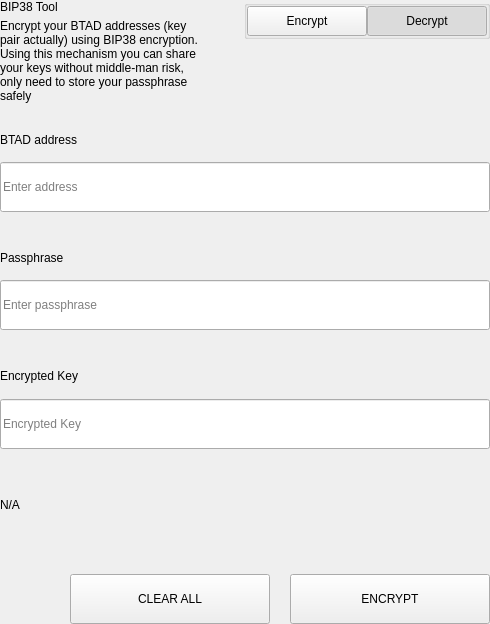
<?xml version="1.0" encoding="UTF-8"?>
<ui version="4.0">
 <class>SettingsBitToolWidget</class>
 <widget class="QWidget" name="SettingsBitToolWidget">
  <property name="geometry">
   <rect>
    <x>0</x>
    <y>0</y>
    <width>490</width>
    <height>624</height>
   </rect>
  </property>
  <property name="windowTitle">
   <string>Form</string>
  </property>
  <layout class="QVBoxLayout" name="verticalLayout">
   <property name="spacing">
    <number>0</number>
   </property>
   <property name="leftMargin">
    <number>0</number>
   </property>
   <property name="topMargin">
    <number>0</number>
   </property>
   <property name="rightMargin">
    <number>0</number>
   </property>
   <property name="bottomMargin">
    <number>0</number>
   </property>
   <item>
    <widget class="QWidget" name="left" native="true">
     <layout class="QVBoxLayout" name="verticalLayout_3">
      <property name="leftMargin">
       <number>0</number>
      </property>
      <property name="topMargin">
       <number>0</number>
      </property>
      <property name="rightMargin">
       <number>0</number>
      </property>
      <property name="bottomMargin">
       <number>0</number>
      </property>
      <item>
       <layout class="QVBoxLayout" name="verticalLayout_2">
        <property name="spacing">
         <number>0</number>
        </property>
        <item>
         <layout class="QHBoxLayout" name="horizontalLayout_3" stretch="3,1">
          <property name="spacing">
           <number>40</number>
          </property>
          <item>
           <layout class="QVBoxLayout" name="verticalLayoutTitle">
            <property name="spacing">
             <number>5</number>
            </property>
            <item>
             <widget class="QLabel" name="labelTitle">
              <property name="text">
               <string>BIP38 Tool</string>
              </property>
             </widget>
            </item>
            <item>
             <widget class="QLabel" name="labelSubtitle1">
              <property name="text">
               <string>Encrypt your BTAD addresses (key pair actually) using BIP38 encryption.
Using this mechanism you can share your keys without middle-man risk, only need to store your passphrase safely</string>
              </property>
              <property name="wordWrap">
               <bool>true</bool>
              </property>
             </widget>
            </item>
           </layout>
          </item>
          <item alignment="Qt::AlignTop">
           <widget class="QGroupBox" name="groupBox">
            <property name="title">
             <string/>
            </property>
            <property name="alignment">
             <set>Qt::AlignLeading|Qt::AlignLeft|Qt::AlignTop</set>
            </property>
            <layout class="QHBoxLayout" name="horizontalLayout_4">
             <property name="spacing">
              <number>0</number>
             </property>
             <property name="leftMargin">
              <number>0</number>
             </property>
             <property name="topMargin">
              <number>0</number>
             </property>
             <property name="rightMargin">
              <number>0</number>
             </property>
             <property name="bottomMargin">
              <number>0</number>
             </property>
             <item>
              <spacer name="horizontalSpacer">
               <property name="orientation">
                <enum>Qt::Horizontal</enum>
               </property>
               <property name="sizeHint" stdset="0">
                <size>
                 <width>40</width>
                 <height>20</height>
                </size>
               </property>
              </spacer>
             </item>
             <item>
              <widget class="QPushButton" name="pushLeft">
               <property name="minimumSize">
                <size>
                 <width>120</width>
                 <height>30</height>
                </size>
               </property>
               <property name="maximumSize">
                <size>
                 <width>120</width>
                 <height>30</height>
                </size>
               </property>
               <property name="focusPolicy">
                <enum>Qt::NoFocus</enum>
               </property>
               <property name="text">
                <string>Encrypt</string>
               </property>
               <property name="checkable">
                <bool>true</bool>
               </property>
               <property name="autoExclusive">
                <bool>true</bool>
               </property>
              </widget>
             </item>
             <item>
              <widget class="QPushButton" name="pushRight">
               <property name="minimumSize">
                <size>
                 <width>120</width>
                 <height>30</height>
                </size>
               </property>
               <property name="maximumSize">
                <size>
                 <width>120</width>
                 <height>30</height>
                </size>
               </property>
               <property name="focusPolicy">
                <enum>Qt::NoFocus</enum>
               </property>
               <property name="text">
                <string>Decrypt</string>
               </property>
               <property name="checkable">
                <bool>true</bool>
               </property>
               <property name="checked">
                <bool>true</bool>
               </property>
               <property name="autoExclusive">
                <bool>true</bool>
               </property>
              </widget>
             </item>
            </layout>
           </widget>
          </item>
         </layout>
        </item>
        <item>
         <widget class="QStackedWidget" name="stackedWidget">
          <property name="currentIndex">
           <number>1</number>
          </property>
          <widget class="QWidget" name="pageDecrypt">
           <layout class="QVBoxLayout" name="verticalLayout_5">
            <property name="spacing">
             <number>0</number>
            </property>
            <property name="leftMargin">
             <number>0</number>
            </property>
            <property name="topMargin">
             <number>0</number>
            </property>
            <property name="rightMargin">
             <number>0</number>
            </property>
            <property name="bottomMargin">
             <number>0</number>
            </property>
            <item>
             <widget class="QWidget" name="widget" native="true">
              <property name="minimumSize">
               <size>
                <width>0</width>
                <height>100</height>
               </size>
              </property>
              <layout class="QVBoxLayout" name="verticalLayout_4">
               <property name="spacing">
                <number>0</number>
               </property>
               <property name="leftMargin">
                <number>0</number>
               </property>
               <property name="topMargin">
                <number>0</number>
               </property>
               <property name="rightMargin">
                <number>0</number>
               </property>
               <property name="bottomMargin">
                <number>0</number>
               </property>
               <item>
                <spacer name="verticalSpacer_2">
                 <property name="orientation">
                  <enum>Qt::Vertical</enum>
                 </property>
                 <property name="sizeType">
                  <enum>QSizePolicy::Fixed</enum>
                 </property>
                 <property name="sizeHint" stdset="0">
                  <size>
                   <width>20</width>
                   <height>20</height>
                  </size>
                 </property>
                </spacer>
               </item>
               <item>
                <layout class="QHBoxLayout" name="horizontalLayout_6" stretch="2">
                 <property name="spacing">
                  <number>0</number>
                 </property>
                 <item>
                  <layout class="QVBoxLayout" name="verticalLayout_7">
                   <property name="spacing">
                    <number>9</number>
                   </property>
                   <item>
                    <widget class="QLabel" name="labelSubtitleKey">
                     <property name="minimumSize">
                      <size>
                       <width>0</width>
                       <height>20</height>
                      </size>
                     </property>
                     <property name="maximumSize">
                      <size>
                       <width>16777215</width>
                       <height>20</height>
                      </size>
                     </property>
                     <property name="text">
                      <string>Encrypted key</string>
                     </property>
                    </widget>
                   </item>
                   <item>
                    <widget class="QLineEdit" name="lineEditKey">
                     <property name="minimumSize">
                      <size>
                       <width>0</width>
                       <height>50</height>
                      </size>
                     </property>
                     <property name="maximumSize">
                      <size>
                       <width>16777215</width>
                       <height>50</height>
                      </size>
                     </property>
                     <property name="placeholderText">
                      <string>Enter a encrypted key</string>
                     </property>
                    </widget>
                   </item>
                  </layout>
                 </item>
                </layout>
               </item>
               <item>
                <spacer name="verticalSpacer_3">
                 <property name="orientation">
                  <enum>Qt::Vertical</enum>
                 </property>
                 <property name="sizeType">
                  <enum>QSizePolicy::Fixed</enum>
                 </property>
                 <property name="sizeHint" stdset="0">
                  <size>
                   <width>20</width>
                   <height>20</height>
                  </size>
                 </property>
                </spacer>
               </item>
               <item>
                <layout class="QVBoxLayout" name="verticalLayout_9">
                 <property name="spacing">
                  <number>9</number>
                 </property>
                 <item>
                  <widget class="QLabel" name="labelSubtitlePassphrase">
                   <property name="maximumSize">
                    <size>
                     <width>16777215</width>
                     <height>20</height>
                    </size>
                   </property>
                   <property name="text">
                    <string>Passphrase</string>
                   </property>
                  </widget>
                 </item>
                 <item>
                  <widget class="QLineEdit" name="lineEditPassphrase">
                   <property name="minimumSize">
                    <size>
                     <width>0</width>
                     <height>50</height>
                    </size>
                   </property>
                   <property name="maximumSize">
                    <size>
                     <width>16777215</width>
                     <height>50</height>
                    </size>
                   </property>
                   <property name="placeholderText">
                    <string>Enter a passphrase</string>
                   </property>
                  </widget>
                 </item>
                </layout>
               </item>
               <item>
                <spacer name="verticalSpacer_4">
                 <property name="orientation">
                  <enum>Qt::Vertical</enum>
                 </property>
                 <property name="sizeType">
                  <enum>QSizePolicy::Fixed</enum>
                 </property>
                 <property name="sizeHint" stdset="0">
                  <size>
                   <width>20</width>
                   <height>20</height>
                  </size>
                 </property>
                </spacer>
               </item>
               <item>
                <widget class="QWidget" name="widget_3" native="true">
                 <property name="sizePolicy">
                  <sizepolicy hsizetype="Preferred" vsizetype="Fixed">
                   <horstretch>0</horstretch>
                   <verstretch>0</verstretch>
                  </sizepolicy>
                 </property>
                 <layout class="QVBoxLayout" name="verticalLayout_10">
                  <property name="spacing">
                   <number>9</number>
                  </property>
                  <property name="leftMargin">
                   <number>0</number>
                  </property>
                  <property name="topMargin">
                   <number>0</number>
                  </property>
                  <property name="rightMargin">
                   <number>0</number>
                  </property>
                  <property name="bottomMargin">
                   <number>0</number>
                  </property>
                  <item>
                   <widget class="QLabel" name="labelSubtitleDecryptResult">
                    <property name="minimumSize">
                     <size>
                      <width>0</width>
                      <height>20</height>
                     </size>
                    </property>
                    <property name="maximumSize">
                     <size>
                      <width>16777215</width>
                      <height>20</height>
                     </size>
                    </property>
                    <property name="text">
                     <string>Decrypted address result</string>
                    </property>
                   </widget>
                  </item>
                  <item>
                   <widget class="QWidget" name="widget_4" native="true">
                    <layout class="QHBoxLayout" name="horizontalLayout" stretch="6,0,1">
                     <property name="spacing">
                      <number>0</number>
                     </property>
                     <property name="leftMargin">
                      <number>0</number>
                     </property>
                     <property name="topMargin">
                      <number>0</number>
                     </property>
                     <property name="rightMargin">
                      <number>0</number>
                     </property>
                     <property name="bottomMargin">
                      <number>0</number>
                     </property>
                     <item alignment="Qt::AlignVCenter">
                      <widget class="QLineEdit" name="lineEditDecryptResult">
                       <property name="minimumSize">
                        <size>
                         <width>0</width>
                         <height>50</height>
                        </size>
                       </property>
                       <property name="maximumSize">
                        <size>
                         <width>16777215</width>
                         <height>50</height>
                        </size>
                       </property>
                       <property name="placeholderText">
                        <string>Decrypted Address</string>
                       </property>
                      </widget>
                     </item>
                     <item>
                      <spacer name="horizontalSpacer_4">
                       <property name="orientation">
                        <enum>Qt::Horizontal</enum>
                       </property>
                       <property name="sizeType">
                        <enum>QSizePolicy::Fixed</enum>
                       </property>
                       <property name="sizeHint" stdset="0">
                        <size>
                         <width>20</width>
                         <height>50</height>
                        </size>
                       </property>
                      </spacer>
                     </item>
                     <item>
                      <widget class="QPushButton" name="pushButtonImport">
                       <property name="minimumSize">
                        <size>
                         <width>140</width>
                         <height>40</height>
                        </size>
                       </property>
                       <property name="text">
                        <string>Import Address</string>
                       </property>
                      </widget>
                     </item>
                    </layout>
                   </widget>
                  </item>
                 </layout>
                </widget>
               </item>
               <item>
                <widget class="QLabel" name="statusLabel_DEC">
                 <property name="maximumSize">
                  <size>
                   <width>16777215</width>
                   <height>40</height>
                  </size>
                 </property>
                 <property name="text">
                  <string/>
                 </property>
                </widget>
               </item>
               <item>
                <spacer name="verticalSpacer">
                 <property name="orientation">
                  <enum>Qt::Vertical</enum>
                 </property>
                 <property name="sizeType">
                  <enum>QSizePolicy::Preferred</enum>
                 </property>
                 <property name="sizeHint" stdset="0">
                  <size>
                   <width>20</width>
                   <height>20</height>
                  </size>
                 </property>
                </spacer>
               </item>
               <item>
                <layout class="QHBoxLayout" name="horizontalLayout_7">
                 <property name="spacing">
                  <number>0</number>
                 </property>
                 <item>
                  <spacer name="horizontalSpacer_5">
                   <property name="orientation">
                    <enum>Qt::Horizontal</enum>
                   </property>
                   <property name="sizeType">
                    <enum>QSizePolicy::Expanding</enum>
                   </property>
                   <property name="sizeHint" stdset="0">
                    <size>
                     <width>40</width>
                     <height>20</height>
                    </size>
                   </property>
                  </spacer>
                 </item>
                 <item>
                  <widget class="QPushButton" name="pushButtonDecryptClear">
                   <property name="minimumSize">
                    <size>
                     <width>200</width>
                     <height>50</height>
                    </size>
                   </property>
                   <property name="maximumSize">
                    <size>
                     <width>200</width>
                     <height>50</height>
                    </size>
                   </property>
                   <property name="text">
                    <string>CLEAR</string>
                   </property>
                  </widget>
                 </item>
                 <item>
                  <spacer name="horizontalSpacer_3">
                   <property name="orientation">
                    <enum>Qt::Horizontal</enum>
                   </property>
                   <property name="sizeType">
                    <enum>QSizePolicy::Fixed</enum>
                   </property>
                   <property name="sizeHint" stdset="0">
                    <size>
                     <width>20</width>
                     <height>20</height>
                    </size>
                   </property>
                  </spacer>
                 </item>
                 <item>
                  <widget class="QPushButton" name="pushButtonDecrypt">
                   <property name="minimumSize">
                    <size>
                     <width>200</width>
                     <height>50</height>
                    </size>
                   </property>
                   <property name="maximumSize">
                    <size>
                     <width>200</width>
                     <height>50</height>
                    </size>
                   </property>
                   <property name="text">
                    <string>DECRYPT KEY</string>
                   </property>
                  </widget>
                 </item>
                </layout>
               </item>
              </layout>
             </widget>
            </item>
           </layout>
          </widget>
          <widget class="QWidget" name="pageEncrypt">
           <layout class="QVBoxLayout" name="verticalLayout_11">
            <property name="spacing">
             <number>0</number>
            </property>
            <property name="leftMargin">
             <number>0</number>
            </property>
            <property name="topMargin">
             <number>0</number>
            </property>
            <property name="rightMargin">
             <number>0</number>
            </property>
            <property name="bottomMargin">
             <number>0</number>
            </property>
            <item>
             <spacer name="verticalSpacer_8">
              <property name="orientation">
               <enum>Qt::Vertical</enum>
              </property>
              <property name="sizeType">
               <enum>QSizePolicy::Fixed</enum>
              </property>
              <property name="sizeHint" stdset="0">
               <size>
                <width>20</width>
                <height>20</height>
               </size>
              </property>
             </spacer>
            </item>
            <item>
             <widget class="QWidget" name="containerAddressEnc" native="true">
              <layout class="QVBoxLayout" name="containerAddressEncLayout">
               <property name="spacing">
                <number>5</number>
               </property>
               <property name="leftMargin">
                <number>0</number>
               </property>
               <property name="topMargin">
                <number>0</number>
               </property>
               <property name="rightMargin">
                <number>0</number>
               </property>
               <property name="bottomMargin">
                <number>0</number>
               </property>
               <item>
                <widget class="QLabel" name="labelSubtitleAddress">
                 <property name="minimumSize">
                  <size>
                   <width>0</width>
                   <height>20</height>
                  </size>
                 </property>
                 <property name="maximumSize">
                  <size>
                   <width>16777215</width>
                   <height>20</height>
                  </size>
                 </property>
                 <property name="text">
                  <string>BTAD address</string>
                 </property>
                </widget>
               </item>
               <item>
                <widget class="QLineEdit" name="addressIn_ENC">
                 <property name="minimumSize">
                  <size>
                   <width>0</width>
                   <height>50</height>
                  </size>
                 </property>
                 <property name="placeholderText">
                  <string>Enter address</string>
                 </property>
                </widget>
               </item>
              </layout>
             </widget>
            </item>
            <item>
             <spacer name="verticalSpacer_6">
              <property name="orientation">
               <enum>Qt::Vertical</enum>
              </property>
              <property name="sizeType">
               <enum>QSizePolicy::Fixed</enum>
              </property>
              <property name="sizeHint" stdset="0">
               <size>
                <width>20</width>
                <height>20</height>
               </size>
              </property>
             </spacer>
            </item>
            <item>
             <widget class="QWidget" name="containerAddress" native="true">
              <layout class="QHBoxLayout" name="horizontalLayout_9" stretch="2">
               <property name="spacing">
                <number>0</number>
               </property>
               <property name="leftMargin">
                <number>0</number>
               </property>
               <property name="topMargin">
                <number>0</number>
               </property>
               <property name="rightMargin">
                <number>0</number>
               </property>
               <property name="bottomMargin">
                <number>0</number>
               </property>
               <item>
                <layout class="QVBoxLayout" name="verticalLayout_8">
                 <property name="spacing">
                  <number>5</number>
                 </property>
                 <item>
                  <widget class="QLabel" name="labelSubtitleMessage">
                   <property name="minimumSize">
                    <size>
                     <width>0</width>
                     <height>20</height>
                    </size>
                   </property>
                   <property name="maximumSize">
                    <size>
                     <width>16777215</width>
                     <height>20</height>
                    </size>
                   </property>
                   <property name="text">
                    <string>Passphrase</string>
                   </property>
                  </widget>
                 </item>
                 <item>
                  <widget class="QLineEdit" name="passphraseIn_ENC">
                   <property name="minimumSize">
                    <size>
                     <width>0</width>
                     <height>50</height>
                    </size>
                   </property>
                   <property name="maximumSize">
                    <size>
                     <width>16777215</width>
                     <height>50</height>
                    </size>
                   </property>
                   <property name="placeholderText">
                    <string>Enter passphrase</string>
                   </property>
                  </widget>
                 </item>
                </layout>
               </item>
              </layout>
             </widget>
            </item>
            <item>
             <spacer name="verticalSpacer_7">
              <property name="orientation">
               <enum>Qt::Vertical</enum>
              </property>
              <property name="sizeType">
               <enum>QSizePolicy::Fixed</enum>
              </property>
              <property name="sizeHint" stdset="0">
               <size>
                <width>20</width>
                <height>20</height>
               </size>
              </property>
             </spacer>
            </item>
            <item>
             <widget class="QWidget" name="widget_2" native="true">
              <property name="minimumSize">
               <size>
                <width>0</width>
                <height>75</height>
               </size>
              </property>
              <property name="maximumSize">
               <size>
                <width>16777215</width>
                <height>16777215</height>
               </size>
              </property>
              <layout class="QVBoxLayout" name="verticalLayout_6">
               <property name="leftMargin">
                <number>0</number>
               </property>
               <property name="topMargin">
                <number>0</number>
               </property>
               <property name="rightMargin">
                <number>0</number>
               </property>
               <property name="bottomMargin">
                <number>0</number>
               </property>
               <item>
                <widget class="QLabel" name="labelSubtitleEncryptedKey">
                 <property name="minimumSize">
                  <size>
                   <width>0</width>
                   <height>20</height>
                  </size>
                 </property>
                 <property name="maximumSize">
                  <size>
                   <width>16777215</width>
                   <height>20</height>
                  </size>
                 </property>
                 <property name="text">
                  <string>Encrypted Key</string>
                 </property>
                </widget>
               </item>
               <item>
                <widget class="QLineEdit" name="encryptedKeyOut_ENC">
                 <property name="minimumSize">
                  <size>
                   <width>0</width>
                   <height>50</height>
                  </size>
                 </property>
                 <property name="placeholderText">
                  <string>Encrypted Key</string>
                 </property>
                </widget>
               </item>
              </layout>
             </widget>
            </item>
            <item>
             <widget class="QLabel" name="statusLabel_ENC">
              <property name="text">
               <string notr="true">N/A</string>
              </property>
             </widget>
            </item>
            <item>
             <spacer name="verticalSpacer_5">
              <property name="orientation">
               <enum>Qt::Vertical</enum>
              </property>
              <property name="sizeType">
               <enum>QSizePolicy::Fixed</enum>
              </property>
              <property name="sizeHint" stdset="0">
               <size>
                <width>20</width>
                <height>20</height>
               </size>
              </property>
             </spacer>
            </item>
            <item>
             <layout class="QHBoxLayout" name="horizontalLayout_8">
              <property name="spacing">
               <number>0</number>
              </property>
              <item>
               <spacer name="horizontalSpacer_6">
                <property name="orientation">
                 <enum>Qt::Horizontal</enum>
                </property>
                <property name="sizeType">
                 <enum>QSizePolicy::Expanding</enum>
                </property>
                <property name="sizeHint" stdset="0">
                 <size>
                  <width>40</width>
                  <height>20</height>
                 </size>
                </property>
               </spacer>
              </item>
              <item>
               <widget class="QPushButton" name="pushButtonClear">
                <property name="minimumSize">
                 <size>
                  <width>200</width>
                  <height>50</height>
                 </size>
                </property>
                <property name="focusPolicy">
                 <enum>Qt::NoFocus</enum>
                </property>
                <property name="text">
                 <string>CLEAR ALL</string>
                </property>
               </widget>
              </item>
              <item>
               <spacer name="horizontalSpacer_2">
                <property name="orientation">
                 <enum>Qt::Horizontal</enum>
                </property>
                <property name="sizeType">
                 <enum>QSizePolicy::Fixed</enum>
                </property>
                <property name="sizeHint" stdset="0">
                 <size>
                  <width>20</width>
                  <height>20</height>
                 </size>
                </property>
               </spacer>
              </item>
              <item>
               <widget class="QPushButton" name="pushButtonEncrypt">
                <property name="minimumSize">
                 <size>
                  <width>200</width>
                  <height>50</height>
                 </size>
                </property>
                <property name="maximumSize">
                 <size>
                  <width>200</width>
                  <height>50</height>
                 </size>
                </property>
                <property name="focusPolicy">
                 <enum>Qt::NoFocus</enum>
                </property>
                <property name="text">
                 <string>ENCRYPT</string>
                </property>
               </widget>
              </item>
             </layout>
            </item>
           </layout>
          </widget>
         </widget>
        </item>
       </layout>
      </item>
     </layout>
    </widget>
   </item>
  </layout>
 </widget>
 <resources/>
 <connections/>
</ui>
